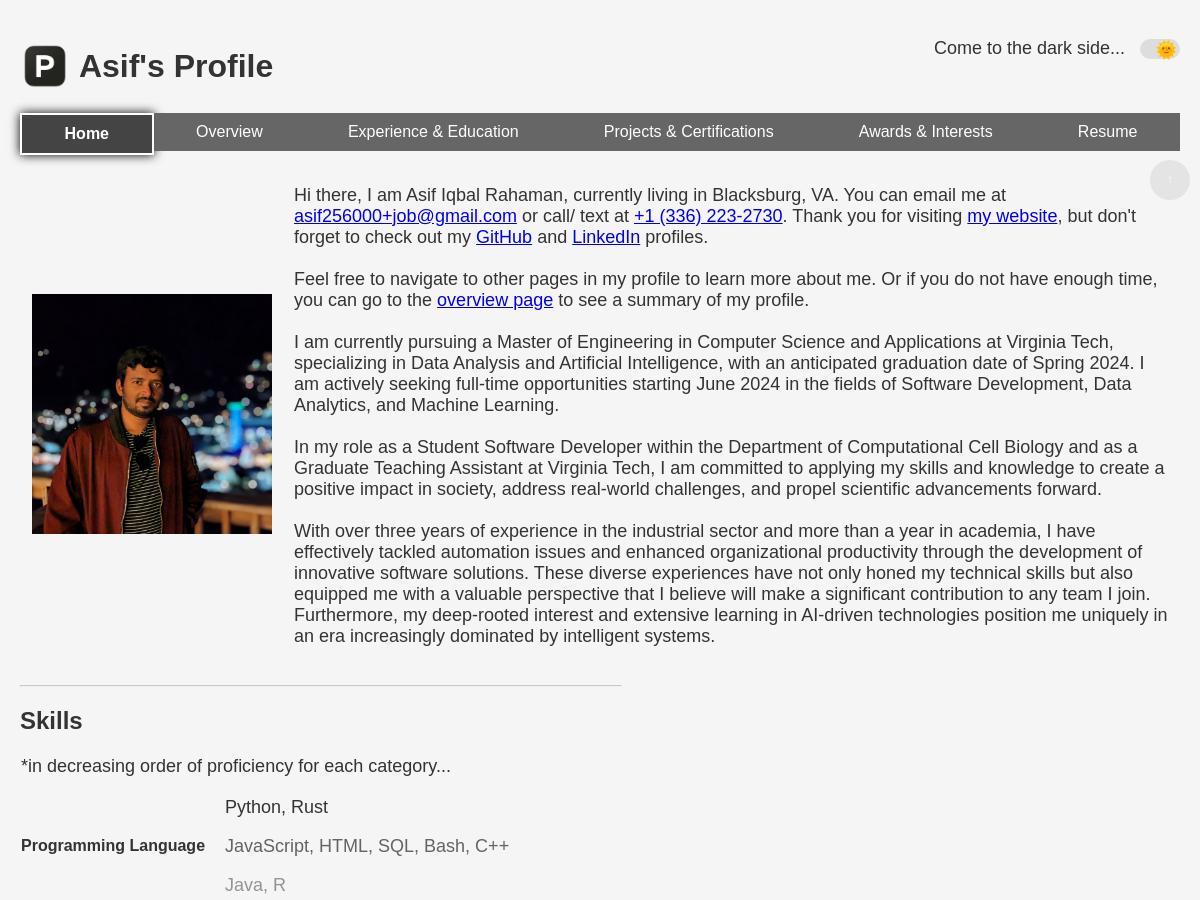
Before: / (upper part) with the older database file.
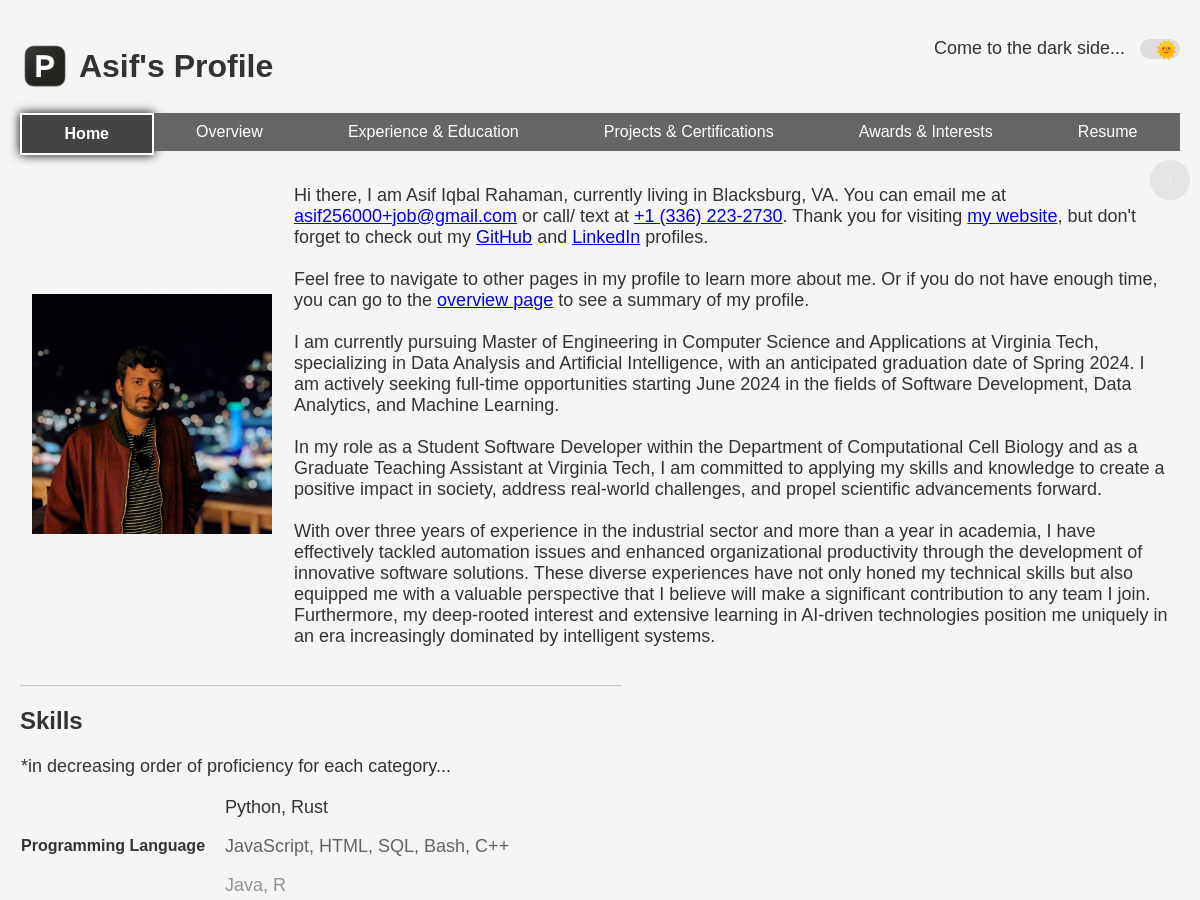
After: the same page with the newer database file.
### src/data/models.py (models this page shows)
class BasicInfo(Base):
    __tablename__ = "basic_info"
    id = Column(Integer, primary_key=True, index=True)
    name = Column(String)
    email = Column(String, unique=True)
    phone = Column(String, unique=True)
    location = Column(String)
    website = Column(String)
    linkedin = Column(String)
    github = Column(String)
    intro = Column(String)
    education = relationship("Education", back_populates="user")
    experience = relationship("Experience", back_populates="user")
    skills = relationship("Skills", back_populates="user")
    projects = relationship("Projects", back_populates="user")
    certifications = relationship("Certifications", back_populates="user")
    honors_and_awards = relationship("HonorsAndAwards", back_populates="user")
    interests = relationship("Interests", back_populates="user")
    resume = relationship("Resume", back_populates="user")

### src/web/routes.py (the view)
@router.get("/", name="home", response_class=HTMLResponse)
def send_home(request: Request, db: Session = Depends(db_init.get_db)):
    basic_info = db_ops.filter_data_with_id(db, table_name="basic_info", lookup_id=1)
    user_filter = {"fk_user": basic_info.id}
    skills = db_ops.filter_data_from_table(db, table_name="skills", lookup_filter=user_filter)
    resume = db_ops.filter_data_from_table(db, table_name="resume", lookup_filter=user_filter | {"is_latest": 1})
    return templates.TemplateResponse(
        "index.html",
        {
            "request": request,
            "current_page": "home",
            "basic_info": basic_info,
            "skills": arrange_skills(skills),
            "resume": resume,
        },
    )

### templates/index.html (shortened to what this page needs)
{% extends "base.html" %}
{% block heading %}
    {{ basic_info.name.split(" ")[0] }}'s Profile
{% endblock %}
{% block content %}
    <div class="main-content">
        <section id="intro">
        <table>
        <tr>
        <td style="padding: 10px; width: 20vw;">
            <a target="_self" href="{{ url_for('overview') }}" class="image-link">
                <img src="{{ url_for('static', path='image.jpg') }}" alt="{{ basic_info.name }}">
            </a>
        </td>
        <td style="padding: 10px;"><p>Hi there, I am {{ basic_info.name}}, currently living in {{ basic_info.location }}.
            You can email me at <a href="mailto:"+{{ basic_info.email }}>{{ basic_info.email }}</a> or call/ text at <a href="tel:"+{{ basic_info.phone }}>{{ basic_info.phone }}</a>.
            Thank you for visiting <a href="https://github.com/asif256000/my_personal_fast_website">my website</a>, but don't forget to check out my <a href="{{ basic_info.github }}">GitHub</a>
            and <a href="{{ basic_info.linkedin }}">LinkedIn</a> profiles.
            <br><br>
            Feel free to navigate to other pages in my profile to learn more about me.
            Or if you do not have enough time, you can go to the <a href="{{ url_for('overview') }}">overview page</a> to see a summary of my profile.
            <br><br>
            {{ basic_info.intro|safe }}
            </p></td>
        </tr>
        </table>
        </section>
        <hr style="max-width: 50vw; margin-left: 0; opacity: 0.5;">
        <section id="skills">
            <h2>Skills</h2>
            <table style="border-collapse: collapse;">
            <thead>
                <tr>
                    <th colspan="2" style="text-align: left; font-weight: normal; font-size: large;">*in decreasing order of proficiency for each category...</th>
                </tr>
            </thead>
            <tbody>
                {% for skill_category, all_skills in skills.items() %}
                    {% set adv_skills = ", ".join(all_skills.get("Advanced", [])) %}
                    {% set int_skills = ", ".join(all_skills.get("Intermediate", [])) %}
                    {% set beg_skills = ", ".join(all_skills.get("Beginner", [])) %}
                    <tr>
                        <td style="padding-right: 10px; {% if not loop.last %}border-bottom: 1px solid #555;{% endif %}"><b>{{ skill_category }}</b></td>
                        <td style="padding-left: 10px; max-width: 75vw;">
                            <p style="opacity: 1;">{{ adv_skills }}</p>
                            <p style="opacity: 0.75;">{{ int_skills }}</p>
                            <p style="opacity: 0.5;">{{ beg_skills }}</p>
                        </td>
                    </tr>
                {% endfor %}
            </tbody>
            </table>
        </section>
            {% set resume_path = resume[0].file_path %}
    </div>
{% endblock %}

Changed rows visible on the page:
changed BasicInfo "Asif": intro "I am currently pursuing a Master of Engineering in…" → "I am currently pursuing Master of Engineering in…"
